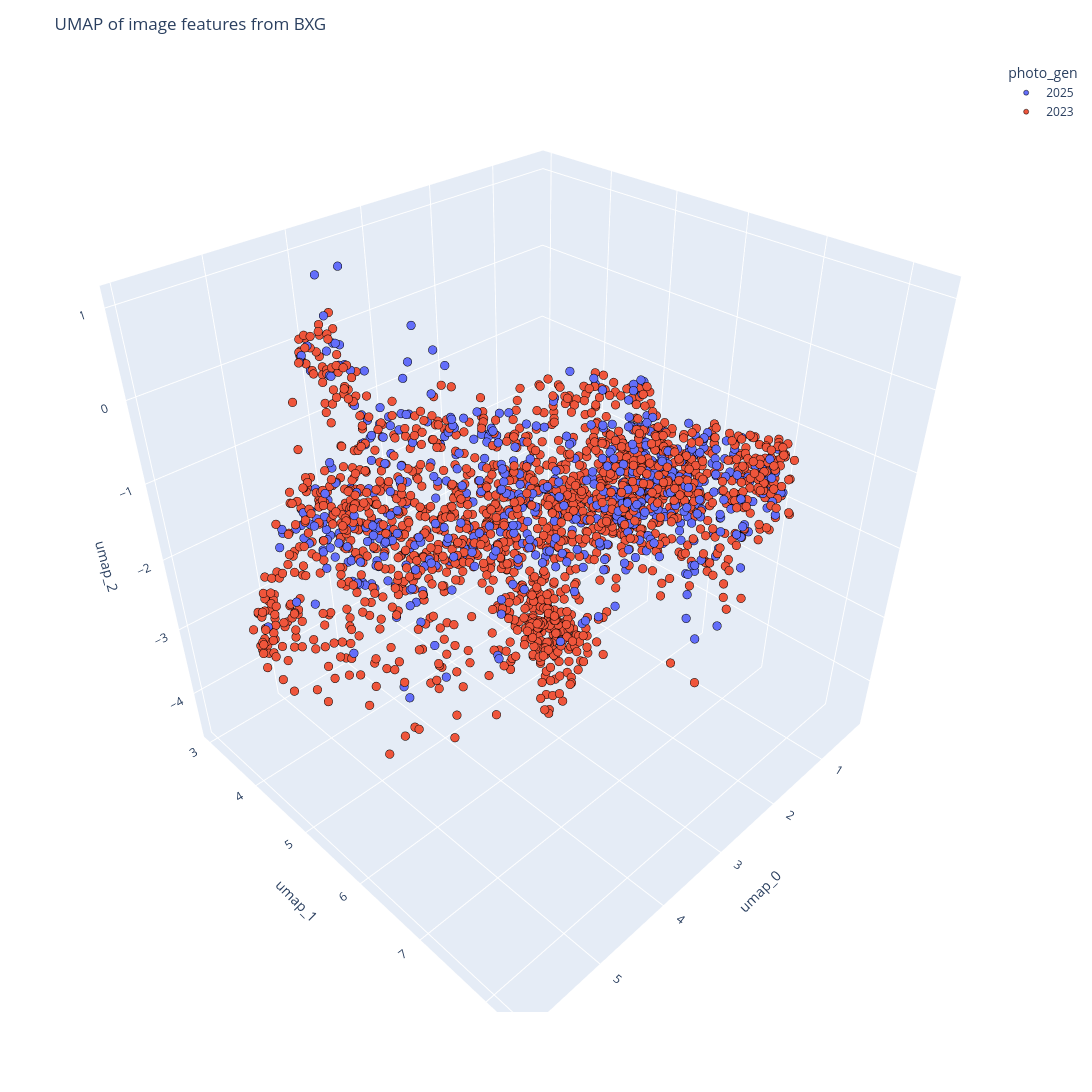

The notebook cell this image was saved under:
### Code cell
# plot in 3d
fig = px.scatter_3d(
    df_umap[df_umap['GeoRckInterp']=='BXG'],
    x = 'umap_0',
    y = 'umap_1',
    z = 'umap_2',
    color = 'photo_gen',
    #color_discrete_map=colour_map, 
)
fig.update_traces(marker=dict(size=5, line=dict(width=0.5,color='black')))

# Customize the layout
fig.update_layout(
    title='UMAP of image features from BXG', # Title
    width=1600,  # Set the width of the figure to 800 pixels
    height=1200,  # Set the height of the figure to 600 pixels
    plot_bgcolor='rgba(250, 250, 250, 1)',
)

### Figure 1 — Plotly figure (JSON) as saved in the notebook; plotly's stock layout.template omitted (floating-point values rounded to 4 significant figures; data arrays with more than 128 entries replaced by an {"elided": "..."} marker saying what was removed)
{"data": [{"hovertemplate": "photo_gen=2025<br>umap_0=%{x}<br>umap_1=%{y}<br>umap_2=%{z}<extra></extra>", "legendgroup": "2025", "marker": {"color": "#636efa", "line": {"color": "black", "width": 0.5}, "size": 5, "symbol": "circle"}, "mode": "markers", "name": "2025", "scene": "scene", "showlegend": true, "type": "scatter3d", "x": {"elided": "619 float values"}, "y": {"elided": "619 float values"}, "z": {"elided": "619 float values"}}, {"hovertemplate": "photo_gen=2023<br>umap_0=%{x}<br>umap_1=%{y}<br>umap_2=%{z}<extra></extra>", "legendgroup": "2023", "marker": {"color": "#EF553B", "line": {"color": "black", "width": 0.5}, "size": 5, "symbol": "circle"}, "mode": "markers", "name": "2023", "scene": "scene", "showlegend": true, "type": "scatter3d", "x": {"elided": "1835 float values"}, "y": {"elided": "1835 float values"}, "z": {"elided": "1835 float values"}}], "layout": {"height": 1200, "legend": {"title": {"text": "photo_gen"}, "tracegroupgap": 0}, "margin": {"t": 60}, "plot_bgcolor": "rgba(250, 250, 250, 1)", "scene": {"domain": {"x": [0, 1], "y": [0, 1]}, "xaxis": {"title": {"text": "umap_0"}}, "yaxis": {"title": {"text": "umap_1"}}, "zaxis": {"title": {"text": "umap_2"}}}, "title": {"text": "UMAP of image features from BXG"}, "width": 1600}}
